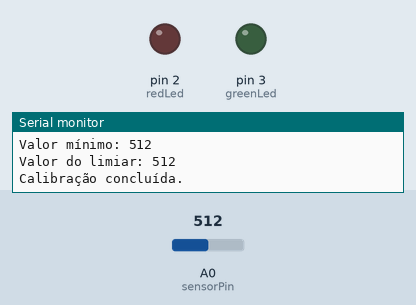
Recording of a sketch running on a simulated Arduino Uno, built with avr-gcc and run on an emulated ATmega328P. Shown: output pins drawn as LEDs (lit = HIGH), the last lines printed to the serial monitor. The test bench sets the inputs (shaded band); at power-on: A0 (sensorPin) = 512.

Above: at 9.1 s.
At 9.6 s:
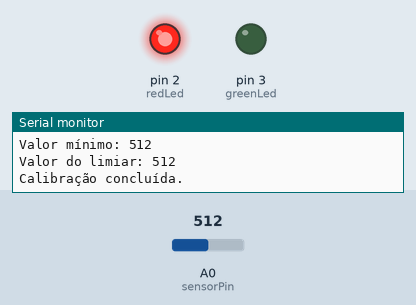
At 10.1 s:
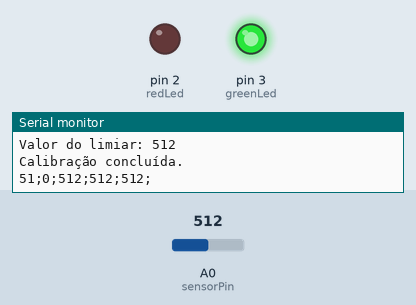
Timing chart, 0 to 11.6 s (numbered marks = the images above):
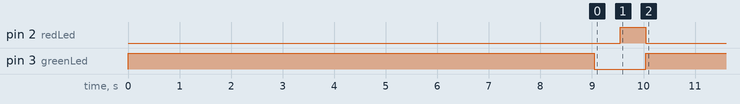

The sketch:

sensor_respiracao.ino
```cpp
const int sensorPin = A0;
const int numSamples = 10;
int buffer[numSamples];
int index = 0;

unsigned long previousMillis = 0;
const unsigned long interval = 100;  // 100 ms = 10 Hz, 200 ms = 5 Hz, 50 ms = 20 Hz

int threshold = 0;
int maxValue = 0;
int minValue = 1024;
bool aboveThreshold = false;

const int maxPeaks = 10;
unsigned long times[maxPeaks];
int peaksCounter = 0;

const int redLed = 2;
const int greenLed = 3;

void setup() {
  Serial.begin(9600);
  pinMode(redLed, OUTPUT);
  pinMode(greenLed, OUTPUT);

  digitalWrite(greenLed, HIGH);  // Início da calibração
  calibrateSensor(9000);
  digitalWrite(greenLed, LOW);

  delay(500);
  digitalWrite(redLed, HIGH);  // Calibração concluída
  delay(500);
  digitalWrite(redLed, LOW);
}

void loop() {
  unsigned long currentMillis = millis();

  if (currentMillis - previousMillis >= interval) {
    previousMillis = currentMillis;

    buffer[index] = analogRead(sensorPin);
    index = (index + 1) % numSamples;

    int sum = 0;
    for (int i = 0; i < numSamples; i++) {
      sum += buffer[i];
    }
    int mean = sum / numSamples;

    if (mean > threshold) {
      digitalWrite(redLed, HIGH);
      digitalWrite(greenLed, LOW);
    } else {
      digitalWrite(redLed, LOW);
      digitalWrite(greenLed, HIGH);
    }

    if (mean > threshold && !aboveThreshold) {
      aboveThreshold = true;
      registerPeak(currentMillis);
    }
    else if (mean < threshold) {aboveThreshold = false;}

    Serial.print(mean); Serial.print(";");
    Serial.print(getRespiratoryRate()); Serial.print(";");
    Serial.print(minValue); Serial.print(";");
    Serial.print(maxValue); Serial.print(";");
    Serial.print(threshold); Serial.println(";");
  }
}

void registerPeak(unsigned long time){
  for (int i = maxPeaks - 1; i > 0; i--){
    times[i] = times[i - 1];
  }
  times[0] = time;
  if (peaksCounter < maxPeaks) {
    peaksCounter++;
  }
}

int getRespiratoryRate() {
  if (peaksCounter < 2) {
    return 0;
  }

  unsigned long totalRange = times[0] - times[peaksCounter - 1];
  if (totalRange == 0) return 0;

  float seconds = totalRange / 1000.0;
  float rate = (60.0 * (peaksCounter - 1)) / seconds;
  return (int)rate;
}

void calibrateSensor(int duration_ms){
  Serial.println("Calibrando sensor... Respire fundo 3 vezes e aguarde.");

  unsigned long start = millis();
  while (millis() - start < duration_ms){
    int value = analogRead(sensorPin);

    if(value > maxValue) maxValue = value;
    if(value < minValue) minValue = value;
    delay(50);
  }

  threshold = (maxValue + minValue) / 2;
  Serial.print("Valor máximo: ");
  Serial.println(maxValue);
  Serial.print("Valor mínimo: ");
  Serial.println(minValue);
  Serial.print("Valor do limiar: ");
  Serial.println(threshold);
  Serial.println("Calibração concluída.");
}
```

Measured:
- by itself, pin 3 (greenLed): HIGH → LOW at 9.0 s, → HIGH 1.0 s later
